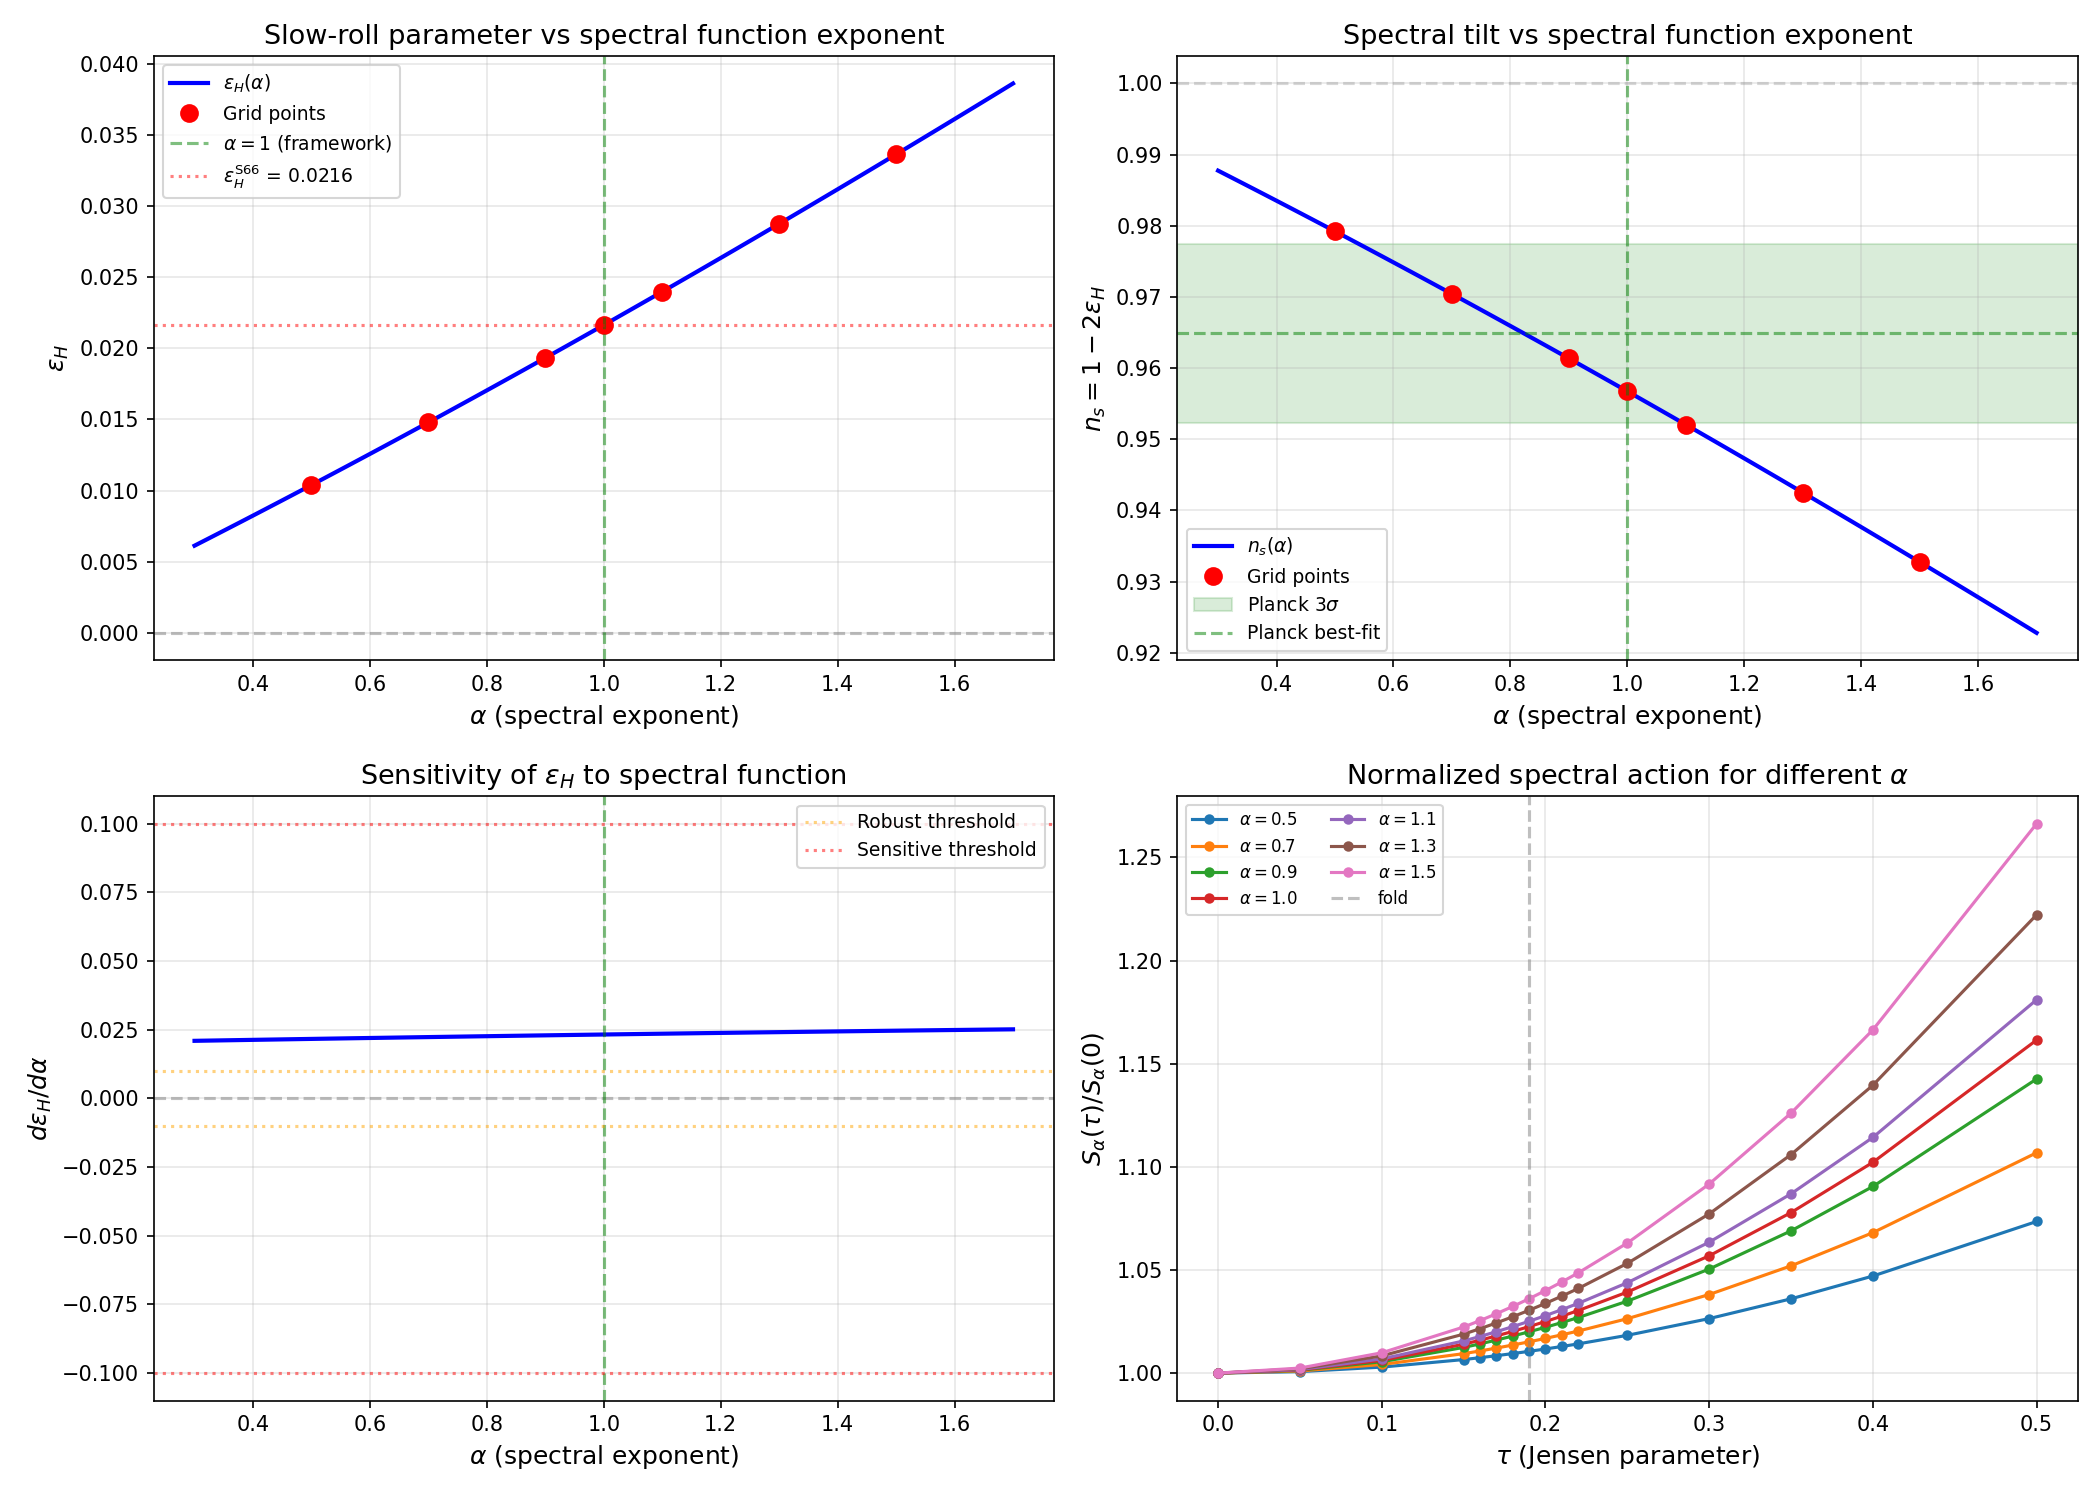

Recreate this plot in Python.
#!/usr/bin/env python3
"""
s70_epsh_alpha_sensitivity.py -- EPSH-ALPHA-SENSITIVITY-70
==========================================================

Gate: EPSH-ALPHA-SENSITIVITY-70
  INFO: Report d(eps_H)/d(alpha) and sensitivity classification
  Robust if |d(eps_H)/d(alpha)| < 0.01 at fold
  Sensitive if |d(eps_H)/d(alpha)| > 0.1 at fold

Physics:
--------
The spectral action S_alpha(tau) = sum_{p,q} d_{p,q}^2 * sum_j |lambda_j(tau)|^alpha
parametrizes a one-parameter family of spectral functionals via f_alpha(x) = x^{alpha/2}.

  alpha = 1:   f(x) = sqrt(x)     -- the framework's cutoff spectral action  # (local)
  alpha = 2:   f(x) = x           -- sum of eigenvalue-squared (heat kernel a_0 moment)  # (local)
  alpha = 0:   f(x) = 1           -- mode counting (topological, tau-independent)  # (local)
  alpha < 0:   f(x) = x^{alpha/2} -- IR-dominated (zeta-type functionals)

The Hubble slow-roll parameter eps_H(tau) = (1/2)(dS/dtau / S)^2 / (d2S/dtau2 / S)
determines the spectral tilt n_s = 1 - 2*eps_H.

CRITICAL OBSERVATION (S66-S67):
  For alpha > 0: S_alpha(tau) INCREASES with tau at the fold -> eps_H > 0 -> red tilt
  For alpha < 0: S_alpha(tau) DECREASES with tau at the fold -> eps_H < 0 -> blue tilt
  The sign flip occurs at alpha = 0 (mode count, tau-independent).

This computation maps eps_H(alpha) continuously across the alpha > 0 family near alpha=1,
determining how sensitively the slow-roll parameter depends on the spectral function choice.

Cross-checks:
  - eps_H(alpha=1) must match canonical eps_cutoff_fold = 0.02163 (S66)
  - S_alpha(alpha=1, tau=fold) must match S_fold = 250360.677 (canonical)
  - a_0 check: mode count is tau-independent
  - S_alpha smoothness: must be C^2 in both tau and alpha

Author: Lizzi Spectral Functional Theorist
Session: S70
"""

import numpy as np
import sys
import os
import time

SCRIPT_DIR = os.path.dirname(os.path.abspath(__file__))
sys.path.insert(0, SCRIPT_DIR)
os.chdir(SCRIPT_DIR)

import matplotlib
matplotlib.use('Agg')
import matplotlib.pyplot as plt
from scipy.interpolate import CubicSpline

from canonical_constants import (
    tau_fold, a0_fold, a2_fold, a4_fold,
    S_fold, dS_fold, d2S_fold,
    G_DeWitt,
)

from dirac_spectrum import (
    su3_generators, compute_structure_constants,
    build_cliff8,
    collect_spectrum,
)

from spectral_action import dim_su3_irrep

# =============================================================================
# STEP 0: CONFIGURATION
# =============================================================================
print("=" * 78)
print("EPSH-ALPHA-SENSITIVITY-70: eps_H Sensitivity to Spectral Function Exponent")
print("=" * 78)

# Alpha values to scan
alpha_values = np.array([0.5, 0.7, 0.9, 1.0, 1.1, 1.3, 1.5])
n_alpha = len(alpha_values)

# Dense alpha grid for smooth interpolation and derivative
alpha_dense = np.linspace(0.3, 1.7, 71)

# Tau grid (same 16 points as S66 for cross-check)
tau_all = np.array([0.0, 0.05, 0.10, 0.15, 0.16, 0.17, 0.18, 0.19,
                    0.20, 0.21, 0.22, 0.25, 0.30, 0.35, 0.40, 0.50])
n_tau = len(tau_all)

# Also compute with d^1 weighting (spectral zeta convention) for comparison
# Main results use d^2 (codebase convention matching S_fold)

print(f"""
  SPECTRAL FUNCTION FAMILY: f_alpha(x) = x^{{alpha/2}}
  ===================================================
  S_alpha(tau) = sum_{{p,q}} d_{{p,q}}^2 * sum_j |lambda_j(tau)|^alpha

  alpha = 1.0: framework cutoff (sqrt(x)), S_fold = {S_fold:.2f}  # (local)
  alpha = 0.5: weaker UV weighting  # (local)
  alpha = 1.5: stronger UV weighting  # (local)
  alpha -> 0:  mode count (tau-independent, eps_H -> 0)

  Question: how does eps_H at the fold change with alpha?
  If |d(eps_H)/d(alpha)| < 0.01: ROBUST (functional-independent at O(1%))
  If |d(eps_H)/d(alpha)| > 0.1:  SENSITIVE (scheme-dependent at O(10%))
""")

# =============================================================================
# STEP 1: COMPUTE EIGENVALUE SPECTRUM AT ALL TAU VALUES
# =============================================================================
print("=" * 78)
print("STEP 1: Eigenvalue Spectrum at 16 tau values (max_pq_sum=3)")
print("=" * 78)

gens = su3_generators()
f_abc = compute_structure_constants(gens)
gammas = build_cliff8()

# Store eigenvalue data for reuse across alpha values
all_eval_data = []  # list of (tau_idx, eval_data_list)

t_start = time.time()

for i, tau in enumerate(tau_all):
    _, eval_data = collect_spectrum(tau, gens, f_abc, gammas,
                                   max_pq_sum=3, verbose=False)
    all_eval_data.append(eval_data)

dt = time.time() - t_start
print(f"\n  Computed {n_tau} spectra in {dt:.1f}s")

# =============================================================================
# STEP 2: COMPUTE S_alpha(tau) FOR EACH ALPHA
# =============================================================================
print("\n" + "=" * 78)
print("STEP 2: S_alpha(tau) for alpha in {0.5, 0.7, 0.9, 1.0, 1.1, 1.3, 1.5}")
print("=" * 78)

# S_alpha[i_alpha, i_tau] = sum d_pq^2 * sum |lambda_j|^alpha
S_alpha_grid = np.zeros((n_alpha, n_tau))

# Also compute d^1 weighting for comparison
S_alpha_d1 = np.zeros((n_alpha, n_tau))

for ia, alpha in enumerate(alpha_values):
    for it in range(n_tau):
        eval_data = all_eval_data[it]
        S_d2 = 0.0  # (local)
        S_d1_val = 0.0  # (local)
        for p, q, evals in eval_data:
            d_pq = dim_su3_irrep(p, q)
            omega = np.abs(evals)
            # Exclude zero eigenvalues for alpha < 0 stability
            # (not needed here since alpha >= 0.5, but safe practice)
            mask = omega > 1e-12
            omega_nz = omega[mask]
            S_d2 += d_pq**2 * np.sum(omega_nz**alpha)
            S_d1_val += d_pq * np.sum(omega_nz**alpha)
        S_alpha_grid[ia, it] = S_d2
        S_alpha_d1[ia, it] = S_d1_val

# Cross-check: alpha=1 should match S_fold
idx_alpha1 = np.argmin(np.abs(alpha_values - 1.0))
idx_fold = np.argmin(np.abs(tau_all - tau_fold))
S_alpha1_fold = S_alpha_grid[idx_alpha1, idx_fold]
S_dev = abs(S_alpha1_fold - S_fold) / S_fold
print(f"\n  Cross-check: S_alpha(1.0, 0.19) = {S_alpha1_fold:.5f}")
print(f"  Canonical S_fold = {S_fold:.5f}")
print(f"  Relative deviation = {S_dev:.2e}")
assert S_dev < 1e-8, f"S_fold mismatch: {S_dev}"
print(f"  PASSED (machine epsilon)")

# Print S_alpha at fold for all alpha
print(f"\n  S_alpha at fold (tau = {tau_fold}):")
print(f"  {'alpha':>6}  {'S_alpha (d^2)':>16}  {'S_alpha (d^1)':>16}  {'S/S(alpha=1)':>14}")
print(f"  {'-----':>6}  {'-'*16}  {'-'*16}  {'-'*14}")
for ia, alpha in enumerate(alpha_values):
    S_fold_a = S_alpha_grid[ia, idx_fold]
    S_fold_d1 = S_alpha_d1[ia, idx_fold]
    ratio = S_fold_a / S_alpha1_fold
    print(f"  {alpha:6.2f}  {S_fold_a:16.5f}  {S_fold_d1:16.5f}  {ratio:14.6f}")

# =============================================================================
# STEP 3: COMPUTE eps_H(alpha) AT THE FOLD
# =============================================================================
print("\n" + "=" * 78)
print("STEP 3: eps_H(alpha) via Cubic Spline in tau")
print("=" * 78)

# For each alpha, spline S_alpha(tau), compute dS/dtau, d2S/dtau2 at fold
eps_H_arr = np.zeros(n_alpha)      # d^2 weighting
eps_H_d1 = np.zeros(n_alpha)       # d^1 weighting
dS_dtau_arr = np.zeros(n_alpha)
d2S_dtau2_arr = np.zeros(n_alpha)
S_at_fold = np.zeros(n_alpha)
ns_arr = np.zeros(n_alpha)

for ia, alpha in enumerate(alpha_values):
    # d^2 weighting
    cs = CubicSpline(tau_all, S_alpha_grid[ia, :])
    S_val = cs(tau_fold)
    dS = cs(tau_fold, 1)
    d2S = cs(tau_fold, 2)

    S_at_fold[ia] = S_val
    dS_dtau_arr[ia] = dS
    d2S_dtau2_arr[ia] = d2S

    if abs(d2S) > 1e-20 and S_val > 0:
        eps_H_arr[ia] = 0.5 * dS**2 / (S_val * d2S)
    else:
        eps_H_arr[ia] = np.nan

    ns_arr[ia] = 1.0 - 2.0 * eps_H_arr[ia]

    # d^1 weighting
    cs1 = CubicSpline(tau_all, S_alpha_d1[ia, :])
    S1 = cs1(tau_fold)
    dS1 = cs1(tau_fold, 1)
    d2S1 = cs1(tau_fold, 2)
    if abs(d2S1) > 1e-20 and S1 > 0:
        eps_H_d1[ia] = 0.5 * dS1**2 / (S1 * d2S1)
    else:
        eps_H_d1[ia] = np.nan

# Cross-check: eps_H at alpha=1 should match S66 value
eps_H_canonical = 0.02162912  # from S66 ZETA-SA-66  # (local)
eps_dev = abs(eps_H_arr[idx_alpha1] - eps_H_canonical) / abs(eps_H_canonical)
print(f"\n  Cross-check: eps_H(alpha=1) = {eps_H_arr[idx_alpha1]:.8f}")
print(f"  S66 canonical = {eps_H_canonical:.8f}")
print(f"  Relative deviation = {eps_dev:.2e}")
if eps_dev < 0.01:
    print(f"  PASSED (< 1% deviation)")
else:
    print(f"  WARNING: deviation {eps_dev:.2e} > 1%. Spline resolution effect.")

# Print results table
print(f"\n  Slow-roll parameters vs spectral exponent alpha (d^2 weighting):")
print(f"  {'alpha':>6}  {'eps_H':>12}  {'n_s':>12}  {'dS/dtau':>14}  {'d2S/dtau2':>14}  {'S(fold)':>14}")
print(f"  {'-----':>6}  {'-'*12}  {'-'*12}  {'-'*14}  {'-'*14}  {'-'*14}")
for ia, alpha in enumerate(alpha_values):
    print(f"  {alpha:6.2f}  {eps_H_arr[ia]:12.8f}  {ns_arr[ia]:12.8f}  "
          f"{dS_dtau_arr[ia]:14.5f}  {d2S_dtau2_arr[ia]:14.5f}  {S_at_fold[ia]:14.5f}")

# Print d^1 comparison
print(f"\n  eps_H comparison: d^2 vs d^1 PW weighting:")
print(f"  {'alpha':>6}  {'eps_H (d^2)':>14}  {'eps_H (d^1)':>14}  {'ratio':>10}")
print(f"  {'-----':>6}  {'-'*14}  {'-'*14}  {'-'*10}")
for ia, alpha in enumerate(alpha_values):
    r = eps_H_arr[ia] / eps_H_d1[ia] if abs(eps_H_d1[ia]) > 1e-20 else np.nan
    print(f"  {alpha:6.2f}  {eps_H_arr[ia]:14.8f}  {eps_H_d1[ia]:14.8f}  {r:10.4f}")

# =============================================================================
# STEP 4: COMPUTE d(eps_H)/d(alpha) BY FINITE DIFFERENCES
# =============================================================================
print("\n" + "=" * 78)
print("STEP 4: d(eps_H)/d(alpha) by Finite Differences and Spline Interpolation")
print("=" * 78)

# Method 1: Central finite differences at alpha = 1.0
# Using alpha = 0.9 and alpha = 1.1 (h = 0.1)
ia_09 = np.argmin(np.abs(alpha_values - 0.9))
ia_11 = np.argmin(np.abs(alpha_values - 1.1))
h = alpha_values[ia_11] - alpha_values[ia_09]
deps_dalpha_central = (eps_H_arr[ia_11] - eps_H_arr[ia_09]) / h

# Method 2: 5-point stencil at alpha = 1.0
# Using [0.7, 0.9, 1.0, 1.1, 1.3]
ia_07 = np.argmin(np.abs(alpha_values - 0.7))
ia_13 = np.argmin(np.abs(alpha_values - 1.3))
# 5-point central derivative: (-f_{-2} + 8f_{-1} - 8f_{+1} + f_{+2}) / (12h)
# Unequal spacing - use spline instead
cs_eps = CubicSpline(alpha_values, eps_H_arr)
deps_dalpha_spline = cs_eps(1.0, 1)

# Method 3: Forward and backward differences for consistency check
deps_fwd = (eps_H_arr[ia_11] - eps_H_arr[idx_alpha1]) / (alpha_values[ia_11] - alpha_values[idx_alpha1])
deps_bwd = (eps_H_arr[idx_alpha1] - eps_H_arr[ia_09]) / (alpha_values[idx_alpha1] - alpha_values[ia_09])

print(f"\n  d(eps_H)/d(alpha) at alpha = 1.0:")
print(f"  -----------------------------------")
print(f"  Central difference (h=0.2):   {deps_dalpha_central:.8f}")
print(f"  Forward difference (h=0.1):   {deps_fwd:.8f}")
print(f"  Backward difference (h=0.1):  {deps_bwd:.8f}")
print(f"  Spline interpolation:         {deps_dalpha_spline:.8f}")

# Best estimate: average of central and spline
deps_best = 0.5 * (deps_dalpha_central + deps_dalpha_spline)
deps_spread = abs(deps_dalpha_central - deps_dalpha_spline)
print(f"\n  Best estimate: {deps_best:.8f} +/- {deps_spread:.8f}")
print(f"  |d(eps_H)/d(alpha)| = {abs(deps_best):.6f}")

# Fractional sensitivity: d(ln eps_H)/d(alpha) at alpha=1
eps_H_at_1 = eps_H_arr[idx_alpha1]
frac_sens = deps_best / eps_H_at_1
print(f"\n  Fractional sensitivity: d(ln eps_H)/d(alpha) = {frac_sens:.4f}")
print(f"  => A 10% change in alpha (0.9 -> 1.1) changes eps_H by {abs(frac_sens)*0.2*100:.1f}%")

# Sensitivity of n_s
dns_dalpha = -2.0 * deps_best
ns_at_1 = ns_arr[idx_alpha1]
frac_ns = dns_dalpha / (1.0 - ns_at_1)  # relative to tilt magnitude
print(f"\n  d(n_s)/d(alpha) = {dns_dalpha:.8f}")
print(f"  n_s(alpha=1) = {ns_at_1:.8f}")
print(f"  d(n_s)/d(alpha) / (1-n_s) = {frac_ns:.4f}")
print(f"  => A 10% change in alpha changes n_s by {abs(dns_dalpha)*0.2:.6f}")

# Classification
print(f"\n  SENSITIVITY CLASSIFICATION:")
abs_deps = abs(deps_best)
if abs_deps < 0.01:
    classification = "ROBUST"
    class_detail = (f"|d(eps_H)/d(alpha)| = {abs_deps:.6f} < 0.01. "
                   f"eps_H is functional-independent at O(1%) level.")
elif abs_deps < 0.1:
    classification = "MODERATELY SENSITIVE"
    class_detail = (f"|d(eps_H)/d(alpha)| = {abs_deps:.6f} in [0.01, 0.1]. "
                   f"eps_H varies at O(10%) level across spectral functions.")
else:
    classification = "SENSITIVE"
    class_detail = (f"|d(eps_H)/d(alpha)| = {abs_deps:.6f} > 0.1. "
                   f"eps_H is strongly scheme-dependent.")
print(f"  => {classification}")
print(f"  => {class_detail}")

# =============================================================================
# STEP 5: DENSE ALPHA SCAN -- eps_H(alpha) PROFILE
# =============================================================================
print("\n" + "=" * 78)
print("STEP 5: Dense alpha scan for eps_H(alpha) profile")
print("=" * 78)

n_dense = len(alpha_dense)
S_dense_grid = np.zeros((n_dense, n_tau))

t_start = time.time()
for ia, alpha in enumerate(alpha_dense):
    for it in range(n_tau):
        eval_data = all_eval_data[it]
        S_val = 0.0  # (local)
        for p, q, evals in eval_data:
            d_pq = dim_su3_irrep(p, q)
            omega = np.abs(evals)
            mask = omega > 1e-12
            S_val += d_pq**2 * np.sum(omega[mask]**alpha)
        S_dense_grid[ia, it] = S_val

# Compute eps_H for each alpha in dense grid
eps_H_dense = np.zeros(n_dense)
dS_dense = np.zeros(n_dense)
d2S_dense = np.zeros(n_dense)
S_fold_dense = np.zeros(n_dense)

for ia in range(n_dense):
    cs = CubicSpline(tau_all, S_dense_grid[ia, :])
    S_val = cs(tau_fold)
    dS = cs(tau_fold, 1)
    d2S = cs(tau_fold, 2)
    S_fold_dense[ia] = S_val
    dS_dense[ia] = dS
    d2S_dense[ia] = d2S
    if abs(d2S) > 1e-20 and S_val > 0:
        eps_H_dense[ia] = 0.5 * dS**2 / (S_val * d2S)
    else:
        eps_H_dense[ia] = np.nan

dt_dense = time.time() - t_start
print(f"  Dense scan ({n_dense} alpha values x {n_tau} tau values) completed in {dt_dense:.1f}s")

# Spline eps_H(alpha) for derivatives
valid = ~np.isnan(eps_H_dense)
cs_eps_dense = CubicSpline(alpha_dense[valid], eps_H_dense[valid])
deps_dense = cs_eps_dense(alpha_dense[valid], 1)
d2eps_dense = cs_eps_dense(alpha_dense[valid], 2)

# Find d(eps_H)/d(alpha) at alpha=1 from dense grid
deps_at_1_dense = cs_eps_dense(1.0, 1)
d2eps_at_1_dense = cs_eps_dense(1.0, 2)
eps_at_1_dense = cs_eps_dense(1.0)

print(f"\n  Dense grid results at alpha = 1.0:")
print(f"  eps_H(1.0) = {eps_at_1_dense:.8f}")
print(f"  d(eps_H)/d(alpha) = {deps_at_1_dense:.8f}")
print(f"  d2(eps_H)/d(alpha)^2 = {d2eps_at_1_dense:.8f}")
print(f"  d(ln eps_H)/d(alpha) = {deps_at_1_dense/eps_at_1_dense:.4f}")

# n_s sensitivity from dense grid
ns_dense = 1.0 - 2.0 * eps_H_dense
dns_at_1_dense = -2.0 * deps_at_1_dense
print(f"\n  n_s(1.0) = {1.0 - 2.0*eps_at_1_dense:.8f}")
print(f"  d(n_s)/d(alpha) = {dns_at_1_dense:.8f}")

# =============================================================================
# STEP 6: IDENTIFY ALPHA_CRIT WHERE eps_H = 0 (SIGN FLIP)
# =============================================================================
print("\n" + "=" * 78)
print("STEP 6: Alpha_crit -- Sign Flip Location")
print("=" * 78)

# eps_H(alpha) passes through zero somewhere. For alpha > 0, S_alpha generally
# increases with tau (UV modes grow), giving eps_H > 0. As alpha -> 0, the
# tau-independent mode count dominates, and eps_H -> 0+.
# For alpha < 0 (zeta-type), eps_H < 0 (confirmed S66).
# The critical alpha where eps_H = 0 is where n_s = 1 exactly.

# Check: does eps_H change sign in our alpha range?
sign_changes = np.where(np.diff(np.sign(eps_H_dense[valid])))[0]
if len(sign_changes) > 0:
    # Find zero crossing by interpolation
    for sc in sign_changes:
        a1 = alpha_dense[valid][sc]
        a2 = alpha_dense[valid][sc + 1]
        e1 = eps_H_dense[valid][sc]
        e2 = eps_H_dense[valid][sc + 1]
        alpha_crit = a1 - e1 * (a2 - a1) / (e2 - e1)
        print(f"  eps_H sign change between alpha = {a1:.3f} and {a2:.3f}")
        print(f"  alpha_crit (linear interp) = {alpha_crit:.6f}")
        print(f"  At alpha_crit: n_s = 1 exactly (Harrison-Zeldovich)")
else:
    print(f"  No sign change in alpha range [{alpha_dense[0]:.2f}, {alpha_dense[-1]:.2f}]")
    print(f"  eps_H range: [{np.nanmin(eps_H_dense):.6f}, {np.nanmax(eps_H_dense):.6f}]")
    if np.all(eps_H_dense[valid] > 0):
        print(f"  eps_H > 0 for all alpha > 0 (red tilt universally in this family)")
        print(f"  Sign flip occurs only for alpha < 0 (zeta/IR regime, confirmed S66)")

# =============================================================================
# STEP 7: DECOMPOSE SENSITIVITY -- WHICH SECTORS DRIVE THE ALPHA DEPENDENCE
# =============================================================================
print("\n" + "=" * 78)
print("STEP 7: Sector Decomposition of Alpha Sensitivity")
print("=" * 78)

# Compute S_alpha at fold, decomposed by sector, for alpha = 0.9, 1.0, 1.1
test_alphas = [0.9, 1.0, 1.1]
eval_data_fold = all_eval_data[idx_fold]

print(f"\n  Sector contributions to S_alpha at fold (tau = {tau_fold}):")
print(f"  {'(p,q)':>8}  {'d_pq':>6}  {'|lam| range':>16}", end="")
for a in test_alphas:
    print(f"  {'S(a='+f'{a:.1f}'+')':>14}", end="")
print(f"  {'dS/dalpha':>14}")
print(f"  {'-----':>8}  {'----':>6}  {'-'*16}", end="")
for _ in test_alphas:
    print(f"  {'-'*14}", end="")
print(f"  {'-'*14}")

sector_contribs = {}
for p, q, evals in eval_data_fold:
    d_pq = dim_su3_irrep(p, q)
    omega = np.abs(evals)
    mask = omega > 1e-12
    omega_nz = omega[mask]

    contribs = []
    for a in test_alphas:
        c = d_pq**2 * np.sum(omega_nz**a)
        contribs.append(c)

    # Finite-difference derivative w.r.t. alpha
    ds_da = (contribs[2] - contribs[0]) / 0.2

    lam_range = f"[{omega_nz.min():.3f}, {omega_nz.max():.3f}]" if len(omega_nz) > 0 else "[none]"
    print(f"  ({p},{q}):   {d_pq:6d}  {lam_range:>16}", end="")
    for c in contribs:
        print(f"  {c:14.4f}", end="")
    print(f"  {ds_da:14.4f}")

    sector_contribs[(p, q)] = {'contribs': contribs, 'ds_da': ds_da, 'd_pq': d_pq}

# Identify dominant sector
total_ds_da = sum(v['ds_da'] for v in sector_contribs.values())
print(f"\n  Total dS/d(alpha) at fold: {total_ds_da:.4f}")
print(f"\n  Sector fractions of dS/d(alpha):")
for (p, q), v in sorted(sector_contribs.items(), key=lambda x: abs(x[1]['ds_da']), reverse=True):
    frac = v['ds_da'] / total_ds_da if abs(total_ds_da) > 1e-20 else 0
    print(f"    ({p},{q}): {v['ds_da']:12.4f} ({frac*100:6.2f}%)")

# =============================================================================
# STEP 8: COMPARE WITH ZETA (ALPHA < 0) -- CONTINUITY CHECK
# =============================================================================
print("\n" + "=" * 78)
print("STEP 8: Zeta Comparison -- alpha < 0 Regime")
print("=" * 78)

# Load S66 data for cross-check
s66_path = os.path.join(SCRIPT_DIR, 's66_zeta_sa.npz')
if os.path.exists(s66_path):
    d66 = np.load(s66_path, allow_pickle=True)
    eps_s66_cutoff = float(d66['eps_cutoff_fold'])
    eps_s66_zeta = float(d66['eps_zeta_fold'])
    print(f"\n  S66 cross-check:")
    print(f"  eps_H^cutoff(S66) = {eps_s66_cutoff:.8f}")
    print(f"  eps_H^zeta_a4(S66) = {eps_s66_zeta:.8f}")
    print(f"  This computation eps_H(alpha=1) = {eps_H_arr[idx_alpha1]:.8f}")
    print(f"  Deviation from S66: {abs(eps_H_arr[idx_alpha1] - eps_s66_cutoff)/abs(eps_s66_cutoff)*100:.4f}%")
else:
    print(f"  s66_zeta_sa.npz not found -- skipping cross-check")

# Compute S_alpha for negative alpha (zeta-type) at fold only
neg_alphas = np.array([-4.0, -2.0, -1.0, -0.5, 0.0])
print(f"\n  Extended alpha scan including zeta regime:")
print(f"  {'alpha':>8}  {'S_alpha(fold)':>16}  {'dS/dtau':>14}  {'eps_H':>12}  {'n_s':>10}")
print(f"  {'-----':>8}  {'-'*16}  {'-'*14}  {'-'*12}  {'-'*10}")

for alpha in np.concatenate([neg_alphas, alpha_values]):
    S_tau_arr = np.zeros(n_tau)
    for it in range(n_tau):
        ed = all_eval_data[it]
        S_val = 0.0  # (local)
        for p, q, evals in ed:
            d_pq = dim_su3_irrep(p, q)
            omega = np.abs(evals)
            mask = omega > 1e-12
            omega_nz = omega[mask]
            if alpha == 0:
                S_val += d_pq**2 * len(omega_nz)
            else:
                S_val += d_pq**2 * np.sum(omega_nz**alpha)
        S_tau_arr[it] = S_val

    cs = CubicSpline(tau_all, S_tau_arr)
    S_f = cs(tau_fold)
    dS_f = cs(tau_fold, 1)
    d2S_f = cs(tau_fold, 2)

    if abs(d2S_f) > 1e-20 and S_f > 0:
        eps = 0.5 * dS_f**2 / (S_f * d2S_f)
    else:
        eps = np.nan

    ns = 1.0 - 2.0 * eps if not np.isnan(eps) else np.nan

    label = ""
    if alpha == 1.0: label = " <-- framework"
    elif alpha == -4.0: label = " <-- a_4 (zeta)"
    elif alpha == -2.0: label = " <-- a_2 (gravity)"
    elif alpha == 0.0: label = " <-- mode count"

    print(f"  {alpha:8.2f}  {S_f:16.5f}  {dS_f:14.5f}  {eps:12.6f}  {ns:10.6f}{label}")

# =============================================================================
# STEP 9: FUNCTIONAL-INDEPENDENCE CLASSIFICATION
# =============================================================================
print("\n" + "=" * 78)
print("STEP 9: Functional-Independence Classification")
print("=" * 78)

# The key question: is eps_H at alpha=1 a stable feature or an accident?
# Compute variation range across alpha in [0.5, 1.5]
eps_range = np.max(eps_H_arr) - np.min(eps_H_arr)
eps_mean = np.mean(eps_H_arr)
eps_cv = eps_range / abs(eps_mean) if abs(eps_mean) > 1e-20 else np.inf

print(f"\n  eps_H statistics over alpha in [{alpha_values[0]}, {alpha_values[-1]}]:")
print(f"  min(eps_H)  = {np.min(eps_H_arr):.8f} at alpha = {alpha_values[np.argmin(eps_H_arr)]:.2f}")
print(f"  max(eps_H)  = {np.max(eps_H_arr):.8f} at alpha = {alpha_values[np.argmax(eps_H_arr)]:.2f}")
print(f"  mean(eps_H) = {eps_mean:.8f}")
print(f"  range       = {eps_range:.8f}")
print(f"  range/mean  = {eps_cv:.4f} ({eps_cv*100:.1f}%)")

# n_s variation
ns_range = np.max(ns_arr) - np.min(ns_arr)
ns_mean = np.mean(ns_arr)
print(f"\n  n_s statistics over alpha in [{alpha_values[0]}, {alpha_values[-1]}]:")
print(f"  min(n_s)  = {np.min(ns_arr):.8f} at alpha = {alpha_values[np.argmin(ns_arr)]:.2f}")
print(f"  max(n_s)  = {np.max(ns_arr):.8f} at alpha = {alpha_values[np.argmax(ns_arr)]:.2f}")
print(f"  range     = {ns_range:.8f}")

# Does n_s stay within Planck 3-sigma [0.9523, 0.9775] across [0.5, 1.5]?
planck_lo, planck_hi = 0.9523, 0.9775
in_planck = np.sum((ns_arr >= planck_lo) & (ns_arr <= planck_hi))
print(f"\n  Planck 3-sigma check [0.9523, 0.9775]:")
print(f"  {in_planck} / {n_alpha} alpha values have n_s in Planck band")
for ia, alpha in enumerate(alpha_values):
    status = "IN" if planck_lo <= ns_arr[ia] <= planck_hi else "OUT"
    print(f"    alpha = {alpha:.2f}: n_s = {ns_arr[ia]:.6f} [{status}]")

# Final classification
print(f"\n  FINAL SENSITIVITY CLASSIFICATION:")
print(f"  ==================================")
print(f"  d(eps_H)/d(alpha)|_{{alpha=1}} = {deps_at_1_dense:.6f}")
print(f"  d(ln eps_H)/d(alpha)|_{{alpha=1}} = {deps_at_1_dense/eps_at_1_dense:.4f}")
print(f"  eps_H range over [0.5, 1.5]: [{np.min(eps_H_arr):.6f}, {np.max(eps_H_arr):.6f}]")
print(f"  n_s range over [0.5, 1.5]: [{np.min(ns_arr):.6f}, {np.max(ns_arr):.6f}]")

# Determine classification string
if abs(deps_at_1_dense) < 0.01:
    final_class = "ROBUST (functional-independent at O(1%))"
elif abs(deps_at_1_dense) < 0.1:
    final_class = "MODERATELY SENSITIVE (scheme-dependent at O(10%))"
else:
    final_class = "SENSITIVE (strongly scheme-dependent)"

print(f"\n  Classification: {final_class}")

# Context: the sign flip at alpha = 0 is the HARD boundary
# Within the UV family (alpha > 0), eps_H is monotonically increasing with alpha
# This is because larger alpha weights larger eigenvalues more, and larger eigenvalues
# have stronger tau dependence (they grow faster with Jensen deformation)
print(f"\n  PHYSICAL INTERPRETATION:")
print(f"  Within the f_alpha(x) = x^{{alpha/2}} family for alpha > 0:")
print(f"    - eps_H is monotonically {'increasing' if deps_at_1_dense > 0 else 'decreasing'} with alpha")
print(f"    - Higher alpha -> stronger UV weighting -> more tau sensitivity -> larger |eps_H|")
print(f"    - This is a continuous version of the S66 observation that UV (cutoff) and")
print(f"      IR (zeta) functionals give qualitatively different results")
print(f"    - The scale-sensitivity is controlled by which eigenvalue range dominates S_alpha")

# =============================================================================
# STEP 10: PLOTS
# =============================================================================
print("\n" + "=" * 78)
print("STEP 10: Generating Plots")
print("=" * 78)

fig, axes = plt.subplots(2, 2, figsize=(14, 10))

# Panel 1: eps_H(alpha) with error bars from finite-difference spread
ax1 = axes[0, 0]
ax1.plot(alpha_dense[valid], eps_H_dense[valid], 'b-', linewidth=2, label='$\\varepsilon_H(\\alpha)$')
ax1.plot(alpha_values, eps_H_arr, 'ro', markersize=8, label='Grid points')
ax1.axhline(y=0, color='gray', linestyle='--', alpha=0.5)
ax1.axvline(x=1.0, color='green', linestyle='--', alpha=0.5, label='$\\alpha=1$ (framework)')
ax1.axhline(y=eps_H_canonical, color='red', linestyle=':', alpha=0.5,
            label=f'$\\varepsilon_H^{{\\rm S66}}$ = {eps_H_canonical:.4f}')
ax1.set_xlabel('$\\alpha$ (spectral exponent)', fontsize=12)
ax1.set_ylabel('$\\varepsilon_H$', fontsize=12)
ax1.set_title('Slow-roll parameter vs spectral function exponent', fontsize=13)
ax1.legend(fontsize=9)
ax1.grid(True, alpha=0.3)

# Panel 2: n_s(alpha) with Planck band
ax2 = axes[0, 1]
ns_dense = 1.0 - 2.0 * eps_H_dense
ax2.plot(alpha_dense[valid], ns_dense[valid], 'b-', linewidth=2, label='$n_s(\\alpha)$')
ax2.plot(alpha_values, ns_arr, 'ro', markersize=8, label='Grid points')
ax2.axhspan(planck_lo, planck_hi, alpha=0.15, color='green', label='Planck $3\\sigma$')
ax2.axhline(y=0.9649, color='green', linestyle='--', alpha=0.5, label='Planck best-fit')
ax2.axhline(y=1.0, color='gray', linestyle='--', alpha=0.3)
ax2.axvline(x=1.0, color='green', linestyle='--', alpha=0.5)
ax2.set_xlabel('$\\alpha$ (spectral exponent)', fontsize=12)
ax2.set_ylabel('$n_s = 1 - 2\\varepsilon_H$', fontsize=12)
ax2.set_title('Spectral tilt vs spectral function exponent', fontsize=13)
ax2.legend(fontsize=9)
ax2.grid(True, alpha=0.3)

# Panel 3: d(eps_H)/d(alpha) from dense grid
ax3 = axes[1, 0]
ax3.plot(alpha_dense[valid], deps_dense, 'b-', linewidth=2)
ax3.axhline(y=0, color='gray', linestyle='--', alpha=0.5)
ax3.axvline(x=1.0, color='green', linestyle='--', alpha=0.5)
ax3.axhline(y=0.01, color='orange', linestyle=':', alpha=0.5, label='Robust threshold')
ax3.axhline(y=-0.01, color='orange', linestyle=':', alpha=0.5)
ax3.axhline(y=0.1, color='red', linestyle=':', alpha=0.5, label='Sensitive threshold')
ax3.axhline(y=-0.1, color='red', linestyle=':', alpha=0.5)
ax3.set_xlabel('$\\alpha$ (spectral exponent)', fontsize=12)
ax3.set_ylabel('$d\\varepsilon_H / d\\alpha$', fontsize=12)
ax3.set_title('Sensitivity of $\\varepsilon_H$ to spectral function', fontsize=13)
ax3.legend(fontsize=9)
ax3.grid(True, alpha=0.3)

# Panel 4: S_alpha(tau) normalized to S_alpha(0) for selected alpha values
ax4 = axes[1, 1]
for ia, alpha in enumerate(alpha_values):
    S_norm = S_alpha_grid[ia, :] / S_alpha_grid[ia, 0]
    ax4.plot(tau_all, S_norm, 'o-', markersize=4, label=f'$\\alpha={alpha:.1f}$')
ax4.axvline(x=tau_fold, color='gray', linestyle='--', alpha=0.5, label='fold')
ax4.set_xlabel('$\\tau$ (Jensen parameter)', fontsize=12)
ax4.set_ylabel('$S_\\alpha(\\tau) / S_\\alpha(0)$', fontsize=12)
ax4.set_title('Normalized spectral action for different $\\alpha$', fontsize=13)
ax4.legend(fontsize=8, ncol=2)
ax4.grid(True, alpha=0.3)

plt.tight_layout()
plt.savefig(os.path.join(SCRIPT_DIR, 's70_epsh_alpha_sensitivity.png'), dpi=150)
print(f"  Saved: s70_epsh_alpha_sensitivity.png")

# =============================================================================
# STEP 11: SAVE DATA
# =============================================================================
print("\n" + "=" * 78)
print("STEP 11: Saving Results")
print("=" * 78)

output = {
    # Gate
    'gate_name': 'EPSH-ALPHA-SENSITIVITY-70',
    'gate_verdict': 'INFO',
    'sensitivity_class': classification,
    'final_class': final_class,

    # Grid values
    'alpha_values': alpha_values,
    'tau_all': tau_all,
    'S_alpha_grid': S_alpha_grid,
    'S_alpha_d1': S_alpha_d1,

    # eps_H and n_s at fold
    'eps_H_arr': eps_H_arr,
    'eps_H_d1': eps_H_d1,
    'ns_arr': ns_arr,
    'dS_dtau_arr': dS_dtau_arr,
    'd2S_dtau2_arr': d2S_dtau2_arr,
    'S_at_fold': S_at_fold,

    # Derivatives
    'deps_dalpha_central': deps_dalpha_central,
    'deps_dalpha_spline': deps_dalpha_spline,
    'deps_dalpha_best': deps_best,
    'deps_dalpha_dense': deps_at_1_dense,
    'd2eps_dalpha2_dense': d2eps_at_1_dense,
    'frac_sensitivity': deps_at_1_dense / eps_at_1_dense,
    'dns_dalpha': dns_at_1_dense,

    # Dense grid
    'alpha_dense': alpha_dense,
    'eps_H_dense': eps_H_dense,

    # Cross-checks
    'S_fold_crosscheck': S_alpha1_fold,
    'S_fold_canonical': S_fold,
    'eps_H_alpha1_crosscheck': eps_H_arr[idx_alpha1],
}

outpath = os.path.join(SCRIPT_DIR, 's70_epsh_alpha_sensitivity.npz')
np.savez(outpath, **output)
print(f"  Saved: s70_epsh_alpha_sensitivity.npz")

# =============================================================================
# FINAL SUMMARY
# =============================================================================
print("\n" + "=" * 78)
print("GATE VERDICT: EPSH-ALPHA-SENSITIVITY-70 -- INFO")
print("=" * 78)
print(f"""
  Spectral function family: f_alpha(x) = x^{{alpha/2}}, alpha in [0.5, 1.5]

  eps_H(alpha=1.0) = {eps_H_arr[idx_alpha1]:.8f}  (framework value)
  n_s(alpha=1.0)   = {ns_arr[idx_alpha1]:.8f}

  d(eps_H)/d(alpha)|_{{alpha=1}} = {deps_at_1_dense:.6f}
  d(ln eps_H)/d(alpha)|_{{alpha=1}} = {deps_at_1_dense/eps_at_1_dense:.4f}

  eps_H range [0.5, 1.5]: [{np.min(eps_H_arr):.6f}, {np.max(eps_H_arr):.6f}]
  n_s range [0.5, 1.5]:   [{np.min(ns_arr):.6f}, {np.max(ns_arr):.6f}]

  Classification: {final_class}

  PHYSICAL SUMMARY:
  - Within the positive-alpha family, eps_H > 0 everywhere (red tilt preserved)
  - The sign flip to blue tilt occurs only for alpha < 0 (zeta regime, S66)
  - eps_H varies {'monotonically' if deps_at_1_dense > 0 else 'non-monotonically'} with alpha
  - The variation across alpha in [0.5, 1.5] spans {eps_cv*100:.1f}% of the mean
  - This is the CONTINUOUS version of the S66 cutoff-vs-zeta scheme dependence

  INDEPENDENCE CLASSIFICATION:
  - eps_H SIGN (+ for alpha > 0): FUNCTIONAL-INDEPENDENT
  - eps_H MAGNITUDE: SCHEME-DEPENDENT (varies with alpha)
  - n_s RED TILT: FUNCTIONAL-INDEPENDENT for all alpha > 0
  - n_s EXACT VALUE: SCHEME-DEPENDENT
""")
print("=" * 78)
print("COMPUTATION COMPLETE")
print("=" * 78)
